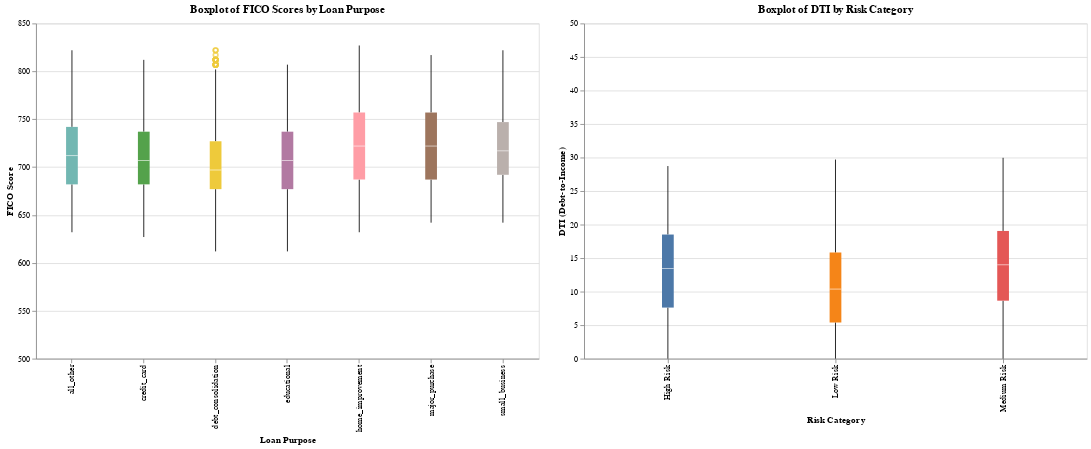

The notebook cell saved with this chart:
### Code cell
#fico by loan purpose
purpose_fico_boxplot = alt.Chart(loan_purpose_data).mark_boxplot().encode(
    x=alt.X('purpose:N', title='Loan Purpose', sort='-y'),  # Categorical on x-axis
    y=alt.Y('fico:Q', title='FICO Score', scale=alt.Scale(domain=[500, 850])),  
    color=alt.Color('purpose:N', legend=None),  
    tooltip=['purpose', 'fico']
).properties(
    width=600,
    height=400,
    title='Boxplot of FICO Scores by Loan Purpose'
)


#Debt to income ratio by risk level
risk_dti_boxplot = alt.Chart(p2ploan_df).mark_boxplot().encode(
    x=alt.X('risk_category:N', title='Risk Category', sort='-y'),  
    y=alt.Y('dti:Q', title='DTI (Debt-to-Income)', scale=alt.Scale(domain=[0, 50])),  
    color=alt.Color('risk_category:N', legend=None),  
    tooltip=['risk_category', 'dti']
).properties(
    width=600,
    height=400,
    title='Boxplot of DTI by Risk Category'
)


purpose_fico_boxplot | risk_dti_boxplot

### Figure 1 — Vega specification as saved in the notebook (floating-point values rounded to 4 significant figures)
{"$schema": "https://vega.github.io/schema/vega/v5.json", "data": [{"name": "source_0"}, {"name": "source_1"}, {"name": "data_0"}, {"name": "data_1"}, {"name": "data_2", "values": [{"fico": 812, "purpose": "debt_consolidation"}, {"fico": 812, "purpose": "debt_consolidation"}, {"fico": 807, "purpose": "debt_consolidation"}, {"fico": 807, "purpose": "debt_consolidation"}, {"fico": 822, "purpose": "debt_consolidation"}, {"fico": 822, "purpose": "debt_consolidation"}, {"fico": 807, "purpose": "debt_consolidation"}, {"fico": 812, "purpose": "debt_consolidation"}, {"fico": 812, "purpose": "debt_consolidation"}, {"fico": 812, "purpose": "debt_consolidation"}, {"fico": 807, "purpose": "debt_consolidation"}, {"fico": 807, "purpose": "debt_consolidation"}, {"fico": 817, "purpose": "debt_consolidation"}, {"fico": 812, "purpose": "debt_consolidation"}, {"fico": 807, "purpose": "debt_consolidation"}, {"fico": 812, "purpose": "debt_consolidation"}, {"fico": 812, "purpose": "debt_consolidation"}, {"fico": 807, "purpose": "debt_consolidation"}]}, {"name": "data_3"}, {"name": "data_5", "values": [{"lower_box_fico": 677.0, "lower_whisker_fico": 612, "purpose": "debt_consolidation", "upper_whisker_fico": 802}, {"lower_box_fico": 682.0, "lower_whisker_fico": 627, "purpose": "credit_card", "upper_whisker_fico": 812}, {"lower_box_fico": 682.0, "lower_whisker_fico": 632, "purpose": "all_other", "upper_whisker_fico": 822}, {"lower_box_fico": 687.0, "lower_whisker_fico": 632, "purpose": "home_improvement", "upper_whisker_fico": 827}, {"lower_box_fico": 692.0, "lower_whisker_fico": 642, "purpose": "small_business", "upper_whisker_fico": 822}, {"lower_box_fico": 687.0, "lower_whisker_fico": 642, "purpose": "major_purchase", "upper_whisker_fico": 817}, {"lower_box_fico": 677.0, "lower_whisker_fico": 612, "purpose": "educational", "upper_whisker_fico": 807}]}, {"name": "data_6", "values": [{"lower_whisker_fico": 612, "purpose": "debt_consolidation", "upper_box_fico": 727.0, "upper_whisker_fico": 802}, {"lower_whisker_fico": 627, "purpose": "credit_card", "upper_box_fico": 737.0, "upper_whisker_fico": 812}, {"lower_whisker_fico": 632, "purpose": "all_other", "upper_box_fico": 742.0, "upper_whisker_fico": 822}, {"lower_whisker_fico": 632, "purpose": "home_improvement", "upper_box_fico": 757.0, "upper_whisker_fico": 827}, {"lower_whisker_fico": 642, "purpose": "small_business", "upper_box_fico": 747.0, "upper_whisker_fico": 822}, {"lower_whisker_fico": 642, "purpose": "major_purchase", "upper_box_fico": 757.0, "upper_whisker_fico": 817}, {"lower_whisker_fico": 612, "purpose": "educational", "upper_box_fico": 737.0, "upper_whisker_fico": 807}]}, {"name": "data_7"}, {"name": "data_9", "values": [{"lower_box_fico": 677.0, "max_fico": 822, "mid_box_fico": 697, "min_fico": 612, "purpose": "debt_consolidation", "upper_box_fico": 727.0}, {"lower_box_fico": 682.0, "max_fico": 812, "mid_box_fico": 707, "min_fico": 627, "purpose": "credit_card", "upper_box_fico": 737.0}, {"lower_box_fico": 682.0, "max_fico": 822, "mid_box_fico": 712, "min_fico": 632, "purpose": "all_other", "upper_box_fico": 742.0}, {"lower_box_fico": 687.0, "max_fico": 827, "mid_box_fico": 722, "min_fico": 632, "purpose": "home_improvement", "upper_box_fico": 757.0}, {"lower_box_fico": 692.0, "max_fico": 822, "mid_box_fico": 717, "min_fico": 642, "purpose": "small_business", "upper_box_fico": 747.0}, {"lower_box_fico": 687.0, "max_fico": 817, "mid_box_fico": 722, "min_fico": 642, "purpose": "major_purchase", "upper_box_fico": 757.0}, {"lower_box_fico": 677.0, "max_fico": 807, "mid_box_fico": 707, "min_fico": 612, "purpose": "educational", "upper_box_fico": 737.0}]}, {"name": "data_10", "values": [{"lower_box_fico": 677.0, "max_fico": 822, "mid_box_fico": 697, "min_fico": 612, "purpose": "debt_consolidation", "upper_box_fico": 727.0}, {"lower_box_fico": 682.0, "max_fico": 812, "mid_box_fico": 707, "min_fico": 627, "purpose": "credit_card", "upper_box_fico": 737.0}, {"lower_box_fico": 682.0, "max_fico": 822, "mid_box_fico": 712, "min_fico": 632, "purpose": "all_other", "upper_box_fico": 742.0}, {"lower_box_fico": 687.0, "max_fico": 827, "mid_box_fico": 722, "min_fico": 632, "purpose": "home_improvement", "upper_box_fico": 757.0}, {"lower_box_fico": 692.0, "max_fico": 822, "mid_box_fico": 717, "min_fico": 642, "purpose": "small_business", "upper_box_fico": 747.0}, {"lower_box_fico": 687.0, "max_fico": 817, "mid_box_fico": 722, "min_fico": 642, "purpose": "major_purchase", "upper_box_fico": 757.0}, {"lower_box_fico": 677.0, "max_fico": 807, "mid_box_fico": 707, "min_fico": 612, "purpose": "educational", "upper_box_fico": 737.0}]}, {"name": "data_11"}, {"name": "data_12"}, {"name": "data_13", "values": []}, {"name": "data_14"}, {"name": "data_16", "values": [{"lower_box_dti": 5.41, "lower_whisker_dti": 0.0, "risk_category": "Low Risk", "upper_whisker_dti": 29.7}, {"lower_box_dti": 8.65, "lower_whisker_dti": 0.0, "risk_category": "Medium Risk", "upper_whisker_dti": 29.96}, {"lower_box_dti": 7.62, "lower_whisker_dti": 0.0, "risk_category": "High Risk", "upper_whisker_dti": 28.73}]}, {"name": "data_17", "values": [{"lower_whisker_dti": 0.0, "risk_category": "Low Risk", "upper_box_dti": 15.82, "upper_whisker_dti": 29.7}, {"lower_whisker_dti": 0.0, "risk_category": "Medium Risk", "upper_box_dti": 19.05, "upper_whisker_dti": 29.96}, {"lower_whisker_dti": 0.0, "risk_category": "High Risk", "upper_box_dti": 18.52, "upper_whisker_dti": 28.73}]}, {"name": "data_18"}, {"name": "data_20", "values": [{"lower_box_dti": 5.41, "max_dti": 29.7, "mid_box_dti": 10.38, "min_dti": 0.0, "risk_category": "Low Risk", "upper_box_dti": 15.82}, {"lower_box_dti": 8.65, "max_dti": 29.96, "mid_box_dti": 14.0, "min_dti": 0.0, "risk_category": "Medium Risk", "upper_box_dti": 19.05}, {"lower_box_dti": 7.62, "max_dti": 28.73, "mid_box_dti": 13.44, "min_dti": 0.0, "risk_category": "High Risk", "upper_box_dti": 18.52}]}, {"name": "data_21", "values": [{"lower_box_dti": 5.41, "max_dti": 29.7, "mid_box_dti": 10.38, "min_dti": 0.0, "risk_category": "Low Risk", "upper_box_dti": 15.82}, {"lower_box_dti": 8.65, "max_dti": 29.96, "mid_box_dti": 14.0, "min_dti": 0.0, "risk_category": "Medium Risk", "upper_box_dti": 19.05}, {"lower_box_dti": 7.62, "max_dti": 28.73, "mid_box_dti": 13.44, "min_dti": 0.0, "risk_category": "High Risk", "upper_box_dti": 18.52}]}, {"name": "data_2_color_domain_purpose_0", "values": [{"purpose": "debt_consolidation"}]}, {"name": "data_9_color_domain_purpose_1", "values": [{"purpose": "debt_consolidation"}, {"purpose": "credit_card"}, {"purpose": "all_other"}, {"purpose": "home_improvement"}, {"purpose": "small_business"}, {"purpose": "major_purchase"}, {"purpose": "educational"}]}, {"name": "data_10_color_domain_purpose_2", "values": [{"purpose": "debt_consolidation"}, {"purpose": "credit_card"}, {"purpose": "all_other"}, {"purpose": "home_improvement"}, {"purpose": "small_business"}, {"purpose": "major_purchase"}, {"purpose": "educational"}]}, {"name": "data_13_color_domain_risk_category_3", "values": []}, {"name": "data_20_color_domain_risk_category_4", "values": [{"risk_category": "Low Risk"}, {"risk_category": "Medium Risk"}, {"risk_category": "High Risk"}]}, {"name": "data_21_color_domain_risk_category_5", "values": [{"risk_category": "Low Risk"}, {"risk_category": "Medium Risk"}, {"risk_category": "High Risk"}]}, {"name": "data_1_concat_0_x_domain_purpose_0", "values": [{"purpose": "debt_consolidation"}]}, {"name": "data_3_concat_0_x_domain_purpose_1", "values": [{"purpose": "debt_consolidation"}, {"purpose": "credit_card"}, {"purpose": "all_other"}, {"purpose": "home_improvement"}, {"purpose": "small_business"}, {"purpose": "major_purchase"}, {"purpose": "educational"}]}, {"name": "data_7_concat_0_x_domain_purpose_2", "values": [{"purpose": "debt_consolidation"}, {"purpose": "credit_card"}, {"purpose": "all_other"}, {"purpose": "home_improvement"}, {"purpose": "small_business"}, {"purpose": "major_purchase"}, {"purpose": "educational"}]}, {"name": "data_12_concat_1_x_domain_risk_category_0", "values": []}, {"name": "data_14_concat_1_x_domain_risk_category_1", "values": [{"risk_category": "Low Risk"}, {"risk_category": "Medium Risk"}, {"risk_category": "High Risk"}]}, {"name": "data_18_concat_1_x_domain_risk_category_2", "values": [{"risk_category": "Low Risk"}, {"risk_category": "Medium Risk"}, {"risk_category": "High Risk"}]}], "signals": [{"name": "childWidth", "value": 600}], "marks": [{"type": "group", "name": "concat_0_group", "encode": {"update": {"width": {"signal": "childWidth"}, "height": {"signal": "height"}}}, "marks": [{"type": "symbol", "name": "concat_0_layer_0_layer_0_marks", "from": {"data": "data_2"}, "encode": {"update": {"stroke": {"field": "purpose", "scale": "color"}, "x": {"field": "purpose", "scale": "concat_0_x", "band": 0.5}, "y": {"field": "fico", "scale": "concat_0_y"}, "opacity": {"value": 0.7}, "fill": {"value": "transparent"}, "tooltip": {"signal": "{\"purpose\": isValid(datum[\"purpose\"]) ? datum[\"purpose\"] : \"\"+datum[\"purpose\"], \"fico\": format(datum[\"fico\"], \"\")}"}}}, "style": ["point", "boxplot-outliers"]}, {"type": "rule", "name": "concat_0_layer_0_layer_1_layer_0_marks", "from": {"data": "data_5"}, "encode": {"update": {"x": {"field": "purpose", "scale": "concat_0_x", "band": 0.5}, "tooltip": {"signal": "{\"Upper Whisker of FICO Score\": format(datum[\"upper_whisker_fico\"], \"\"), \"Lower Whisker of FICO Score\": format(datum[\"lower_whisker_fico\"], \"\"), \"purpose\": isValid(datum[\"purpose\"]) ? datum[\"purpose\"] : \"\"+datum[\"purpose\"], \"Loan Purpose\": isValid(datum[\"purpose\"]) ? datum[\"purpose\"] : \"\"+datum[\"purpose\"]}"}, "stroke": {"value": "black"}, "y": {"field": "lower_whisker_fico", "scale": "concat_0_y"}, "y2": {"field": "lower_box_fico", "scale": "concat_0_y"}}}, "style": ["rule", "boxplot-rule"], "aria": false}, {"type": "rule", "name": "concat_0_layer_0_layer_1_layer_1_marks", "from": {"data": "data_6"}, "encode": {"update": {"y2": {"field": "upper_whisker_fico", "scale": "concat_0_y"}, "tooltip": {"signal": "{\"Upper Whisker of FICO Score\": format(datum[\"upper_whisker_fico\"], \"\"), \"Lower Whisker of FICO Score\": format(datum[\"lower_whisker_fico\"], \"\"), \"purpose\": isValid(datum[\"purpose\"]) ? datum[\"purpose\"] : \"\"+datum[\"purpose\"], \"Loan Purpose\": isValid(datum[\"purpose\"]) ? datum[\"purpose\"] : \"\"+datum[\"purpose\"]}"}, "y": {"field": "upper_box_fico", "scale": "concat_0_y"}, "stroke": {"value": "black"}, "x": {"field": "purpose", "scale": "concat_0_x", "band": 0.5}}}, "aria": false, "style": ["rule", "boxplot-rule"]}, {"type": "rect", "name": "concat_0_layer_1_layer_0_marks", "from": {"data": "data_9"}, "encode": {"update": {"xc": {"field": "purpose", "scale": "concat_0_x", "band": 0.5}, "tooltip": {"signal": "{\"Max of FICO Score\": format(datum[\"max_fico\"], \"\"), \"Q3 of FICO Score\": format(datum[\"upper_box_fico\"], \"\"), \"Median of FICO Score\": format(datum[\"mid_box_fico\"], \"\"), \"Q1 of FICO Score\": format(datum[\"lower_box_fico\"], \"\"), \"Min of FICO Score\": format(datum[\"min_fico\"], \"\"), \"purpose\": isValid(datum[\"purpose\"]) ? datum[\"purpose\"] : \"\"+datum[\"purpose\"], \"Loan Purpose\": isValid(datum[\"purpose\"]) ? datum[\"purpose\"] : \"\"+datum[\"purpose\"]}"}, "y": {"field": "lower_box_fico", "scale": "concat_0_y"}, "fill": {"field": "purpose", "scale": "color"}, "y2": {"field": "upper_box_fico", "scale": "concat_0_y"}, "width": {"value": 14}}}, "style": ["bar", "boxplot-box"]}, {"type": "rect", "name": "concat_0_layer_1_layer_1_marks", "from": {"data": "data_10"}, "encode": {"update": {"height": {"value": 1}, "tooltip": {"signal": "{\"Max of FICO Score\": format(datum[\"max_fico\"], \"\"), \"Q3 of FICO Score\": format(datum[\"upper_box_fico\"], \"\"), \"Median of FICO Score\": format(datum[\"mid_box_fico\"], \"\"), \"Q1 of FICO Score\": format(datum[\"lower_box_fico\"], \"\"), \"Min of FICO Score\": format(datum[\"min_fico\"], \"\"), \"purpose\": isValid(datum[\"purpose\"]) ? datum[\"purpose\"] : \"\"+datum[\"purpose\"], \"Loan Purpose\": isValid(datum[\"purpose\"]) ? datum[\"purpose\"] : \"\"+datum[\"purpose\"]}"}, "xc": {"field": "purpose", "scale": "concat_0_x", "band": 0.5}, "opacity": {"value": 0.7}, "fill": [{"field": "purpose", "scale": "color", "test": "datum['lower_box_fico'] >= datum['upper_box_fico']"}, {"value": "white"}], "yc": {"field": "mid_box_fico", "scale": "concat_0_y"}, "width": {"value": 14}}}, "aria": false, "style": ["tick", "boxplot-median"]}], "axes": [{"scale": "concat_0_y", "gridScale": "concat_0_x", "ticks": false, "tickCount": {"signal": "ceil(height/40)"}, "maxExtent": 0, "zindex": 0, "domain": false, "aria": false, "orient": "left", "grid": true, "minExtent": 0, "labels": false}, {"scale": "concat_0_x", "orient": "bottom", "labelAlign": "right", "labelAngle": 270, "zindex": 0, "title": "Loan Purpose", "grid": false, "labelBaseline": "middle"}, {"scale": "concat_0_y", "tickCount": {"signal": "ceil(height/40)"}, "orient": "left", "grid": false, "labelOverlap": true, "zindex": 0, "title": "FICO Score"}], "title": {"text": "Boxplot of FICO Scores by Loan Purpose", "frame": "group"}, "style": "cell"}, {"type": "group", "name": "concat_1_group", "encode": {"update": {"height": {"signal": "height"}, "width": {"signal": "childWidth"}}}, "marks": [{"type": "symbol", "name": "concat_1_layer_0_layer_0_marks", "from": {"data": "data_13"}, "encode": {"update": {"y": {"field": "dti", "scale": "concat_1_y"}, "stroke": {"field": "risk_category", "scale": "color"}, "fill": {"value": "transparent"}, "tooltip": {"signal": "{\"risk_category\": isValid(datum[\"risk_category\"]) ? datum[\"risk_category\"] : \"\"+datum[\"risk_category\"], \"dti\": format(datum[\"dti\"], \"\")}"}, "opacity": {"value": 0.7}, "x": {"field": "risk_category", "scale": "concat_1_x", "band": 0.5}}}, "style": ["point", "boxplot-outliers"]}, {"type": "rule", "name": "concat_1_layer_0_layer_1_layer_0_marks", "from": {"data": "data_16"}, "encode": {"update": {"y2": {"field": "lower_box_dti", "scale": "concat_1_y"}, "y": {"field": "lower_whisker_dti", "scale": "concat_1_y"}, "stroke": {"value": "black"}, "tooltip": {"signal": "{\"Upper Whisker of DTI (Debt-to-Income)\": format(datum[\"upper_whisker_dti\"], \"\"), \"Lower Whisker of DTI (Debt-to-Income)\": format(datum[\"lower_whisker_dti\"], \"\"), \"risk_category\": isValid(datum[\"risk_category\"]) ? datum[\"risk_category\"] : \"\"+datum[\"risk_category\"], \"Risk Category\": isValid(datum[\"risk_category\"]) ? datum[\"risk_category\"] : \"\"+datum[\"risk_category\"]}"}, "x": {"field": "risk_category", "scale": "concat_1_x", "band": 0.5}}}, "style": ["rule", "boxplot-rule"], "aria": false}, {"type": "rule", "name": "concat_1_layer_0_layer_1_layer_1_marks", "from": {"data": "data_17"}, "encode": {"update": {"tooltip": {"signal": "{\"Upper Whisker of DTI (Debt-to-Income)\": format(datum[\"upper_whisker_dti\"], \"\"), \"Lower Whisker of DTI (Debt-to-Income)\": format(datum[\"lower_whisker_dti\"], \"\"), \"risk_category\": isValid(datum[\"risk_category\"]) ? datum[\"risk_category\"] : \"\"+datum[\"risk_category\"], \"Risk Category\": isValid(datum[\"risk_category\"]) ? datum[\"risk_category\"] : \"\"+datum[\"risk_category\"]}"}, "y2": {"field": "upper_whisker_dti", "scale": "concat_1_y"}, "x": {"field": "risk_category", "scale": "concat_1_x", "band": 0.5}, "stroke": {"value": "black"}, "y": {"field": "upper_box_dti", "scale": "concat_1_y"}}}, "style": ["rule", "boxplot-rule"], "aria": false}, {"type": "rect", "name": "concat_1_layer_1_layer_0_marks", "from": {"data": "data_20"}, "encode": {"update": {"y": {"field": "lower_box_dti", "scale": "concat_1_y"}, "tooltip": {"signal": "{\"Max of DTI (Debt-to-Income)\": format(datum[\"max_dti\"], \"\"), \"Q3 of DTI (Debt-to-Income)\": format(datum[\"upper_box_dti\"], \"\"), \"Median of DTI (Debt-to-Income)\": format(datum[\"mid_box_dti\"], \"\"), \"Q1 of DTI (Debt-to-Income)\": format(datum[\"lower_box_dti\"], \"\"), \"Min of DTI (Debt-to-Income)\": format(datum[\"min_dti\"], \"\"), \"risk_category\": isValid(datum[\"risk_category\"]) ? datum[\"risk_category\"] : \"\"+datum[\"risk_category\"], \"Risk Category\": isValid(datum[\"risk_category\"]) ? datum[\"risk_category\"] : \"\"+datum[\"risk_category\"]}"}, "y2": {"field": "upper_box_dti", "scale": "concat_1_y"}, "fill": {"field": "risk_category", "scale": "color"}, "xc": {"field": "risk_category", "scale": "concat_1_x", "band": 0.5}, "width": {"value": 14}}}, "style": ["bar", "boxplot-box"]}, {"type": "rect", "name": "concat_1_layer_1_layer_1_marks", "from": {"data": "data_21"}, "encode": {"update": {"yc": {"field": "mid_box_dti", "scale": "concat_1_y"}, "fill": [{"field": "risk_category", "scale": "color", "test": "datum['lower_box_dti'] >= datum['upper_box_dti']"}, {"value": "white"}], "opacity": {"value": 0.7}, "width": {"value": 14}, "tooltip": {"signal": "{\"Max of DTI (Debt-to-Income)\": format(datum[\"max_dti\"], \"\"), \"Q3 of DTI (Debt-to-Income)\": format(datum[\"upper_box_dti\"], \"\"), \"Median of DTI (Debt-to-Income)\": format(datum[\"mid_box_dti\"], \"\"), \"Q1 of DTI (Debt-to-Income)\": format(datum[\"lower_box_dti\"], \"\"), \"Min of DTI (Debt-to-Income)\": format(datum[\"min_dti\"], \"\"), \"risk_category\": isValid(datum[\"risk_category\"]) ? datum[\"risk_category\"] : \"\"+datum[\"risk_category\"], \"Risk Category\": isValid(datum[\"risk_category\"]) ? datum[\"risk_category\"] : \"\"+datum[\"risk_category\"]}"}, "xc": {"field": "risk_category", "scale": "concat_1_x", "band": 0.5}, "height": {"value": 1}}}, "aria": false, "style": ["tick", "boxplot-median"]}], "axes": [{"scale": "concat_1_y", "minExtent": 0, "orient": "left", "zindex": 0, "grid": true, "aria": false, "domain": false, "gridScale": "concat_1_x", "maxExtent": 0, "tickCount": {"signal": "ceil(height/40)"}, "ticks": false, "labels": false}, {"scale": "concat_1_x", "zindex": 0, "orient": "bottom", "grid": false, "labelAlign": "right", "labelAngle": 270, "labelBaseline": "middle", "title": "Risk Category"}, {"scale": "concat_1_y", "tickCount": {"signal": "ceil(height/40)"}, "zindex": 0, "orient": "left", "grid": false, "title": "DTI (Debt-to-Income)", "labelOverlap": true}], "title": {"text": "Boxplot of DTI by Risk Category", "frame": "group"}, "style": "cell"}], "scales": [{"name": "color", "type": "ordinal", "domain": {"fields": [{"data": "data_2_color_domain_purpose_0", "field": "purpose"}, {"data": "data_9_color_domain_purpose_1", "field": "purpose"}, {"data": "data_10_color_domain_purpose_2", "field": "purpose"}, {"data": "data_13_color_domain_risk_category_3", "field": "risk_category"}, {"data": "data_20_color_domain_risk_category_4", "field": "risk_category"}, {"data": "data_21_color_domain_risk_category_5", "field": "risk_category"}], "sort": true}, "range": "category"}, {"name": "concat_0_x", "type": "band", "domain": {"fields": [{"data": "data_1_concat_0_x_domain_purpose_0", "field": "purpose"}, {"data": "data_3_concat_0_x_domain_purpose_1", "field": "purpose"}, {"data": "data_7_concat_0_x_domain_purpose_2", "field": "purpose"}], "sort": true}, "range": [0, {"signal": "childWidth"}], "paddingInner": 0, "paddingOuter": 0}, {"name": "concat_0_y", "type": "linear", "domain": [500, 850], "range": [{"signal": "height"}, 0], "zero": false}, {"name": "concat_1_x", "type": "band", "domain": {"fields": [{"data": "data_12_concat_1_x_domain_risk_category_0", "field": "risk_category"}, {"data": "data_14_concat_1_x_domain_risk_category_1", "field": "risk_category"}, {"data": "data_18_concat_1_x_domain_risk_category_2", "field": "risk_category"}], "sort": true}, "range": [0, {"signal": "childWidth"}], "paddingOuter": 0, "paddingInner": 0}, {"name": "concat_1_y", "type": "linear", "domain": [0, 50], "range": [{"signal": "height"}, 0], "zero": true}], "padding": 5, "background": "white", "height": 400, "layout": {"padding": 20, "bounds": "full", "align": "each"}}
